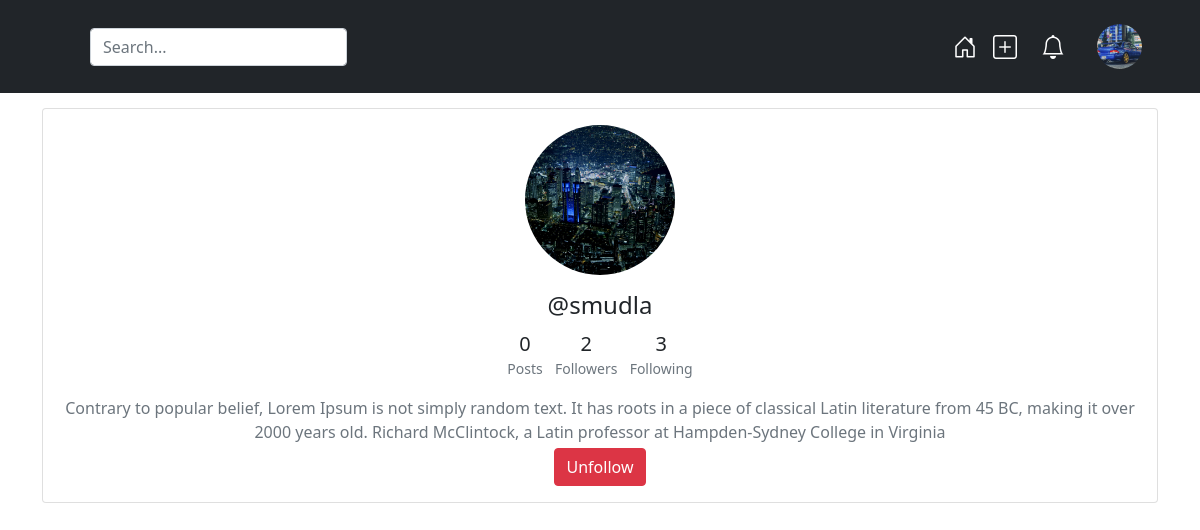
Screenshot of /profile/5/ with the database file from the repository.
### app/models.py (models this page shows, shortened)
class User(models.Model):
    username = models.CharField(max_length=30)
    email = models.CharField(max_length=50)
    password = models.CharField(max_length=255)
    avatar = models.ImageField(upload_to='images/')
    bio = models.TextField(blank=True, null=True)
    following = models.ManyToManyField(
        'self', related_name='followers', symmetrical=False, blank=True)
    created_at = models.DateTimeField(auto_now_add=True)
    def get_ordered_posts(self):
        return self.post_set.order_by('-created_at')

### app/views.py (the view)
# urls.py: path('profile/<int:user_id>/', views.profile, name='profile'),
def profile(req, user_id):
    user = get_object_or_404(User, pk=user_id)
    owner = False
    following = False
    if current_user == user:
        owner = True
    if current_user.following.filter(id__icontains=user_id):
        following = True
    liked = [i for i in Post.objects.all() if Like.objects.filter(
        user=current_user, post=i)]
    return render(req, 'app/profile.html', {'user': user, 'owner': owner, 'following': following, 'liked': liked, 'current_user': current_user,})

### templates/app/profile.html (shortened to what this page needs)
{% extends 'app/base.html' %} {% block title %} Profile {% endblock title %}
{% block body %}
<div class="card">
  <div class="card-body">
    <div class="d-flex flex-column align-items-center text-center">
      <img
        src="{{ user.avatar.url }}"
        alt="avatar"
        style="
          float: left;
          width: 150px;
          height: 150px;
          object-fit: cover;
          border-radius: 50%;
        "
      />
      <div class="mt-3">
        <h4>@{{user.username}}</h4>
        <ul class="list-inline pt-1">
            <li class="list-inline-item">
                <h5 class="font-weight-bold mb-0 d-block">{{user.post_set.count}}</h5><small class="text-muted"> Posts</small>
            </li>
            <li class="list-inline-item">
                <h5 class="font-weight-bold mb-0 d-block">{{user.followers.count}}</h5><small class="text-muted"> Followers</small>
            </li>
            <li class="list-inline-item">
                <h5 class="font-weight-bold mb-0 d-block">{{user.following.count}}</h5><small class="text-muted"> Following</small>
            </li>
        </ul>
        <p class="text-secondary mb-1">{{user.bio}}</p>
        {% if owner %} <a class="btn btn-primary" href="{%url 'profile_edit' %}">Edit Profile</a>
            {% else %}
            {% if following %}
                <button onclick="unfollow('{{user.id}}')" class="btn btn-danger">Unfollow</button>
            {% else %}
                <button onclick="follow('{{user.id}}')" class="btn btn-primary">Follow</button>
             {% endif %}
        {% endif %}
      </div>
    </div>
  </div>
</div>
<div class="pt-4"></div>
 {% endblock body %}

### templates/app/base.html (shortened to what this page needs)
<!DOCTYPE html>
<html lang="en">
  <head>
    <link
      href="https://cdn.jsdelivr.net/npm/bootstrap@5.0.0-beta3/dist/css/bootstrap.min.css"
      rel="stylesheet"
    />
    <link
      rel="stylesheet"
      href="https://cdn.jsdelivr.net/npm/bootstrap-icons@1.4.1/font/bootstrap-icons.css"
    />
  </head>
  <body>
    <header class="p-3 bg-dark text-white">
      <div class="container">
        <div
          class="d-flex flex-wrap align-items-center justify-content-center justify-content-lg-start"
        >
          <a
            href="/"
            class="d-flex align-items-center mb-2 mb-lg-0 text-white text-decoration-none"
          >
            <svg class="bi me-2" width="40" height="32">
              <use xlink:href="#bootstrap"></use>
            </svg>
          </a>
          <form
            id="search-form"
            class="col-12 col-lg-auto mb-3 mb-lg-0 me-lg-3"
          >
            <input
              type="search"
              class="form-control form-control-dark"
              placeholder="Search..."
              oninput="search(this.value)"
            />
          </form>
            <a href="{%url 'home_feed' %}" class="nav-link px-2 text-white"
              ><i style="color: white; font-size: 1.5rem;" class="bi bi-house-door"></i></a
            >
            <a href="{%url 'create_post' %}" class="nav-link px-2 text-white"
              ><i style="color: white; font-size: 1.5rem;" class="bi bi-plus-square"></i></a
            >
            <a href="{% url 'notifications' %}" class="nav-link">
             <i style="color: white; font-size: 1.5rem;" class="bi bi-bell"></i>
            </a>
            <a class="nav-link text-secondary" href="{% url 'profile' current_user.id %}"> <img
              src="{{current_user.avatar.url}}"
              alt="avatar"
              style="
                float: left;
                width: 45px;
                height: 45px;
                object-fit: cover;
                border-radius: 50%;
              "
            /></a>
        </div>
      </div>
    </header>
    <div class="container" style="padding-top: 15px">
      {% block body %} {% endblock %}
    </div>
  </body>
</html>

### templates/app/base.html (style rules this page uses)
#search-form { position: relative; }

### rows the page displays
User: avatar (picture)
User: avatar (picture), username "smudla", post_set.count "0", followers.count "2", following.count "3", bio "Contrary to popular belief, Lorem Ipsum is not simply random text. It has roots in a piece of classical Latin literature from 45 BC, making it over 2000 years old. Richard McClintock, a Latin professor at Hampden-Sydney College in Virginia"
